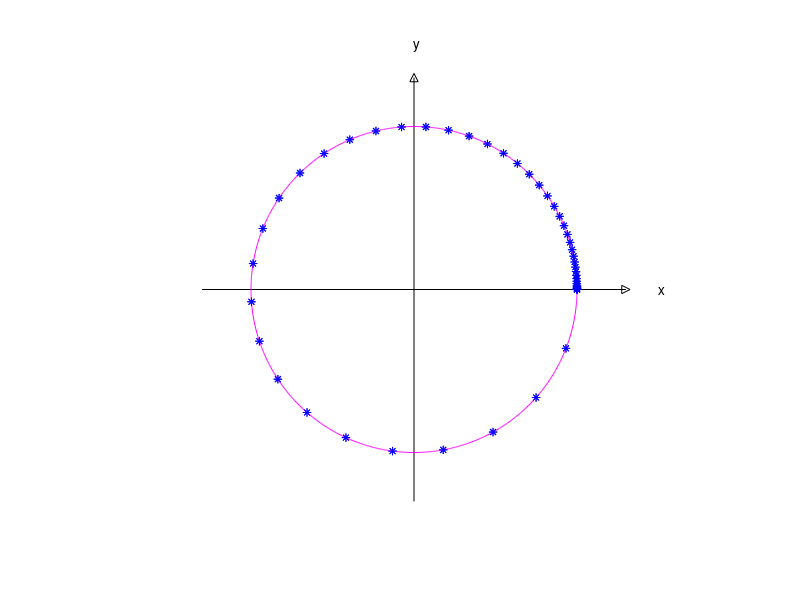

Here is the MATLAB script that generated this plot:
% Third experiment with curves, Chapter 14: circle

figure

axis([-1.5 1.5 -1.5 1.5])
axis equal
axis off
hold on

plot([-1.3 1.3],[0 0],'k',[0 0], [-1.3 1.3],'k')
plot(1.3, 0, 'k>', 0, 1.3,'k^')
text(1.5,0,'x')
text(0,1.5,'y')

x = zeros(1,50);
y = zeros(1,50);

for i = 0:49
   t = 2*pi*(i/50)^3; 
   x(i+1) = cos(t);
   y(i+1) = sin(t);
   plot(x(i+1),y(i+1),'b*')
   pause(0.1)
end

s = 0:pi/500:2*pi;
xx = cos(s);
yy = sin(s);
plot(xx,yy,'m',x,y,'b*')

hold off




